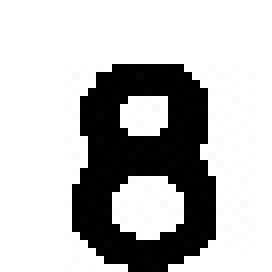
#> input picture old/grid/2.jpg, 34 x 34 px, found by its file name (shown 8 times larger)
$ python digit_classification.py
#> lines starting #> are read from the running program, lines starting #| are printed output that depends on the picture
import matplotlib.pyplot as plt
from PIL import Image
import numpy as np
from sklearn import datasets, svm, metrics
from sklearn.model_selection import train_test_split


def train():
    digits = datasets.load_digits()

    # [7 lines of commented-out code are left out]
    n_samples = len(digits.images)
    data = digits.images.reshape((n_samples, -1))

    # Create a classifier: a support vector classifier
    clf = svm.SVC(gamma=0.001, probability=True)

    # Split data into 50% train and 50% test subsets
    X_train, X_test, y_train, y_test = train_test_split(
        data, digits.target, test_size=0.1, shuffle=False
    )

    # Learn the digits on the train subset
    clf.fit(X_train, y_train)

    return X_train, y_train, clf


def test(images, clf):
    x_test = []
    for image in images:
        image = image.resize((8, 8))
        # img = np.array((np.asarray(image)) / 255 * 16, dtype=np.int16).flatten()
        img = np.array((255 - np.asarray(image)) / 255 * 16, dtype=np.int16).flatten()

        x_test.append(img)

    # Predict the value of the digit on the test subset
    predicted = clf.predict(x_test)
    scores = clf.predict_proba(x_test)

    return x_test, predicted, scores


def check_predictions(x_test, predicted):
    _, axes = plt.subplots(nrows=1, ncols=4, figsize=(10, 3))
    for ax, image, prediction in zip(axes, x_test, predicted):
        ax.set_axis_off()
        image = image.reshape(8, 8)
        ax.imshow(image, cmap=plt.cm.gray_r, interpolation="nearest")
        ax.set_title(f"Prediction: {prediction}")

    plt.show()


if __name__ == '__main__':
    img = Image.open("data/2.jpg")
#> img is the input picture: PIL image 34x34 L; min 0, max 255, mean 188.1
    X_train, y_train, clf = train()
    x_test, predicted, scores = test([img], clf)
#> x_test = 1 item; predicted = [8]
    check_predictions(x_test, predicted)
#> the loop in check_predictions, `for ax, image, prediction in zip(axes, x_test, predicted):` made 1 pass
#> in check_predictions, `plt.show()`:
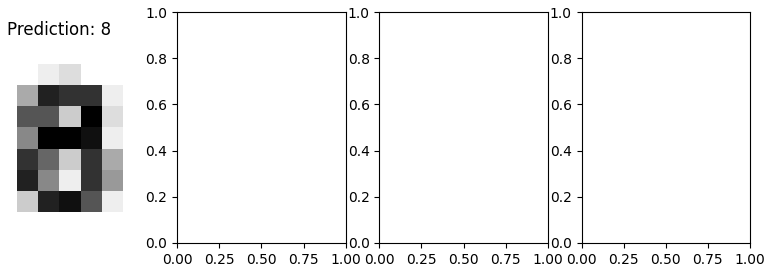
#> figure drawn by matplotlib, 1 panel
